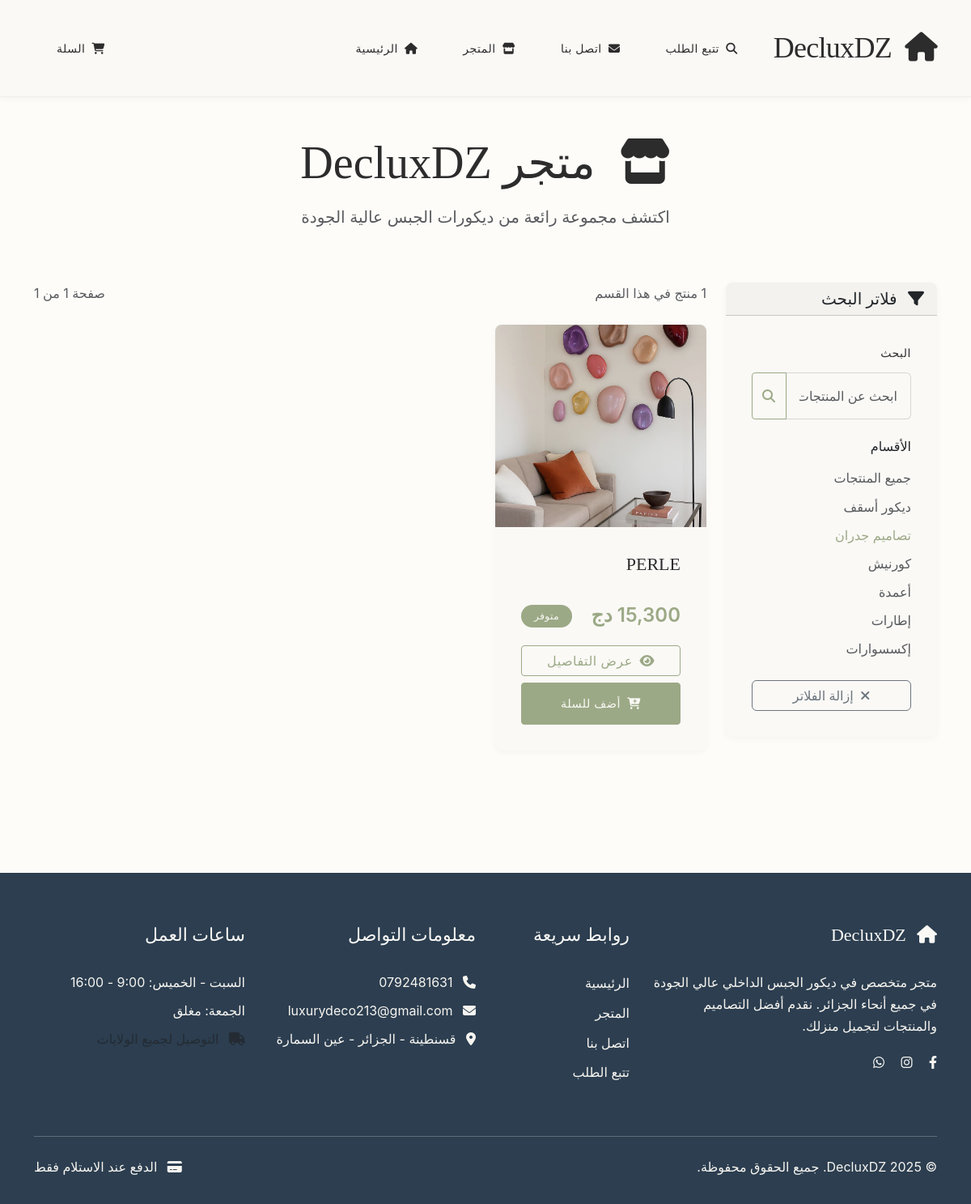
Screenshot of /shop?category=2 with the database file from the repository.
### models.py (models this page shows)
class Category(db.Model):
    id = db.Column(db.Integer, primary_key=True)
    name = db.Column(db.String(100), nullable=False)
    name_ar = db.Column(db.String(100), nullable=False)
    description = db.Column(db.Text)
    created_at = db.Column(db.DateTime, default=datetime.utcnow)
    products = db.relationship('Product', backref='category', lazy=True)

class Product(db.Model):
    id = db.Column(db.Integer, primary_key=True)
    name = db.Column(db.String(200), nullable=False)
    name_ar = db.Column(db.String(200), nullable=False)
    description = db.Column(db.Text)
    description_ar = db.Column(db.Text)
    price = db.Column(db.Float, nullable=False)
    category_id = db.Column(db.Integer, db.ForeignKey('category.id'), nullable=False)
    image_url = db.Column(db.String(200))
    additional_images = db.Column(db.Text)  # JSON string of image URLs
    in_stock = db.Column(db.Boolean, default=True)
    featured = db.Column(db.Boolean, default=False)
    created_at = db.Column(db.DateTime, default=datetime.utcnow)
    updated_at = db.Column(db.DateTime, default=datetime.utcnow, onupdate=datetime.utcnow)
    order_items = db.relationship('OrderItem', backref='product', lazy=True)

### routes.py (the view)
@app.route('/shop')
def shop():
    page = request.args.get('page', 1, type=int)
    category_id = request.args.get('category', type=int)
    search = request.args.get('search', '')
    query = Product.query.filter_by(in_stock=True)
    if category_id:
        query = query.filter_by(category_id=category_id)
    if search:
        query = query.filter(Product.name.contains(search) |
                           Product.name_ar.contains(search))
    products = query.paginate(page=page, per_page=12, error_out=False)
    categories = Category.query.all()
    return render_template('shop.html',
                         products=products,
                         categories=categories,
                         current_category=category_id,
                         search_query=search)

### app.py (called while the page is built)
@app.context_processor
def inject_csrf_token():
    return dict(csrf_token=generate_csrf)

### routes.py (called while the page is built)
@app.context_processor
def inject_cart_count():
    cart_count = 0
    if 'cart' in session:
        cart_count = sum(session['cart'].values())
    return {'cart_count': cart_count}

### templates/shop.html (shortened to what this page needs)
{% extends "base.html" %}
{% block content %}
<div class="container py-5">
    <div class="row mb-5">
        <div class="col-12">
            <h1 class="display-4 fw-bold text-primary text-center mb-3">
                <i class="fas fa-store me-3"></i>
                متجر DecluxDZ
            </h1>
            <p class="lead text-center text-muted">
                اكتشف مجموعة رائعة من ديكورات الجبس عالية الجودة
            </p>
        </div>
    </div>
    <div class="row">
        <div class="col-lg-3 mb-4">
            <div class="card">
                <div class="card-header">
                    <h5 class="mb-0">
                        <i class="fas fa-filter me-2"></i>
                        فلاتر البحث
                    </h5>
                </div>
                <div class="card-body">
                    <form method="GET" action="{{ url_for('shop') }}" class="mb-4">
                        <div class="mb-3">
                            <label for="search" class="form-label">البحث</label>
                            <div class="input-group">
                                <input type="text"
                                       class="form-control"
                                       id="search"
                                       name="search"
                                       value="{{ search_query or '' }}"
                                       placeholder="ابحث عن المنتجات...">
                                <button type="submit" class="btn btn-outline-primary">
                                    <i class="fas fa-search"></i>
                                </button>
                            </div>
                        </div>
                    </form>
                    <div class="mb-4">
                        <h6 class="fw-bold mb-3">الأقسام</h6>
                        <ul class="list-unstyled">
                            <li class="mb-2">
                                <a href="{{ url_for('shop') }}"
                                   class="text-decoration-none {{ 'text-primary fw-bold' if not current_category else 'text-muted' }}">
                                    جميع المنتجات
                                </a>
                            </li>
                            {% for category in categories %}
                            <li class="mb-2">
                                <a href="{{ url_for('shop', category=category.id) }}"
                                   class="text-decoration-none {{ 'text-primary fw-bold' if current_category == category.id else 'text-muted' }}">
                                    {{ category.name_ar }}
                                </a>
                            </li>
                            {% endfor %}
                        </ul>
                    </div>
                    {% if current_category or search_query %}
                    <div class="d-grid">
                        <a href="{{ url_for('shop') }}" class="btn btn-outline-secondary">
                            <i class="fas fa-times me-1"></i>
                            إزالة الفلاتر
                        </a>
                    </div>
                    {% endif %}
                </div>
            </div>
        </div>
        <div class="col-lg-9">
            <div class="d-flex justify-content-between align-items-center mb-4">
                <div>
                    {% if search_query %}
                    <p class="mb-0 text-muted">
                        نتائج البحث عن "{{ search_query }}" - {{ products.total }} منتج
                    </p>
                    {% elif current_category %}
                    <p class="mb-0 text-muted">
                        {{ products.total }} منتج في هذا القسم
                    </p>
                    {% else %}
                    <p class="mb-0 text-muted">
                        جميع المنتجات - {{ products.total }} منتج
                    </p>
                    {% endif %}
                </div>
                <div>
                    <span class="text-muted">صفحة {{ products.page }} من {{ products.pages }}</span>
                </div>
            </div>
            {% if products.items %}
            <div class="row g-4">
                {% for product in products.items %}
                <div class="col-lg-4 col-md-6">
                    <div class="card h-100">
                        {% if product.image_url %}
                        <img src="{{ url_for('uploaded_file', filename=product.image_url) }}"
                             class="card-img-top"
                             alt="{{ product.name_ar }}"
                             style="height: 250px; object-fit: cover;"
                             onerror="this.src='https://via.placeholder.com/300x250?text=صورة+غير+متوفرة'">
                        {% else %}
                        <img src="https://via.placeholder.com/300x250?text={{ product.name_ar }}"
                             class="card-img-top"
                             alt="{{ product.name_ar }}"
                             style="height: 250px; object-fit: cover;">
                        {% endif %}
                        <div class="card-body d-flex flex-column">
                            <h5 class="product-title">{{ product.name_ar }}</h5>
                            <div class="mt-auto">
                                <div class="d-flex justify-content-between align-items-center mb-3">
                                    <span class="product-price">{{ "{:,.0f}".format(product.price) }} دج</span>
                                    <span class="badge {{ 'bg-success' if product.in_stock else 'bg-danger' }}">
                                        {{ 'متوفر' if product.in_stock else 'غير متوفر' }}
                                    </span>
                                </div>
                                <div class="d-grid gap-2">
                                    <a href="{{ url_for('product_detail', id=product.id) }}"
                                       class="btn btn-outline-primary">
                                        <i class="fas fa-eye me-1"></i> عرض التفاصيل
                                    </a>
                                    {% if product.in_stock %}
                                    <form method="POST" action="{{ url_for('add_to_cart') }}" class="d-inline">
                                        <button type="submit" class="btn btn-primary w-100 add-to-cart-btn"
                                                data-product-id="{{ product.id }}">
                                            <i class="fas fa-cart-plus me-1"></i> أضف للسلة
                                        </button>
                                    </form>
                                    {% else %}
                                    <button class="btn btn-secondary w-100" disabled>
                                        <i class="fas fa-times me-1"></i> غير متوفر
                                    </button>
                                    {% endif %}
                                </div>
                            </div>
                        </div>
                    </div>
                </div>
                {% endfor %}
            </div>
            {% endif %}
        </div>
    </div>
</div>
{% endblock %}

### static/css/style.css (style rules this page uses)
:root { --primary-color: #3d3d3d; --secondary-color: #d4a574; --accent-color: #9ca986; --text-dark: #2c2c2c; --text-light: #8b8680; --bg-light: #f7f5f0; --border-color: #e8e5e0; --success-color: #9ca986; --error-color: #c67b5c; --warning-color: #d4a574; --cream: #fdfcf9; --warm-white: #faf9f6; --sage: #9ca986; --camel: #d4a574; --linen: #f7f5f0; }
html[dir="rtl"] { font-family: 'Cairo', 'Crimson Text', serif; }
body { font-family: 'Inter', -apple-system, BlinkMacSystemFont, 'Segoe UI', Roboto, sans-serif; background-color: var(--cream); color: var(--text-dark); line-height: 1.7; -webkit-font-smoothing: antialiased; }
.card { border: none; border-radius: 8px; background-color: var(--warm-white); box-shadow: 0 2px 8px rgba(0, 0, 0, 0.04); transition: all 0.4s ease; overflow: hidden; }
.card-img-top { height: 300px; object-fit: cover; transition: transform 0.4s ease; filter: saturate(0.9); }
.product-price { color: var(--accent-color); font-size: 1.5rem; font-weight: 600; font-family: 'Inter', sans-serif; }
.product-title { font-family: 'Playfair Display', serif; font-weight: 400; font-size: 1.375rem; margin-bottom: 1rem; height: 2.6rem; overflow: hidden; display: -webkit-box; -webkit-line-clamp: 2; line-clamp: 2; -webkit-box-orient: vertical; color: var(--text-dark); line-height: 1.3; }
.btn-primary { background-color: var(--accent-color); border-color: var(--accent-color); color: var(--warm-white); border-radius: 4px; font-weight: 500; padding: 0.875rem 2rem; font-size: 0.9rem; text-transform: uppercase; letter-spacing: 0.5px; transition: all 0.3s ease; }
.btn-outline-primary { color: var(--accent-color); border-color: var(--accent-color); background-color: transparent; border-radius: 4px; font-weight: 500; text-transform: uppercase; letter-spacing: 0.5px; }
.form-control { border: 1px solid rgba(139, 134, 128, 0.3); border-radius: 6px; padding: 1rem; background-color: var(--warm-white); transition: border-color 0.3s ease; }
.form-label { font-weight: 500; color: var(--text-dark); margin-bottom: 0.75rem; text-transform: uppercase; letter-spacing: 0.5px; font-size: 0.875rem; }
[dir="rtl"] { text-align: right; }
[dir="rtl"] .card-body { text-align: right; }
[dir="rtl"] .btn { text-align: center; }
.card-body { padding: 2rem; text-align: left; }
.badge { font-weight: 500; font-size: 0.875rem; padding: 0.5rem 1rem; border-radius: 20px; text-transform: uppercase; letter-spacing: 0.5px; font-size: 0.75rem; }
.bg-success { background-color: var(--accent-color) !important; color: var(--warm-white) !important; }
.text-primary { color: var(--accent-color) !important; }
.fw-bold { font-weight: 400 !important; }
.btn-primary { background-color: var(--accent-color) !important; border-color: var(--accent-color) !important; color: var(--warm-white) !important; }
h1.display-1, h1.display-2, h1.display-3, h1.display-4, h1.display-5, h1.display-6, h2.display-1, h2.display-2, h2.display-3, h2.display-4, h2.display-5, h2.display-6, h3.display-1, h3.display-2, h3.display-3, h3.display-4, h3.display-5, h3.display-6 { font-family: 'Playfair Display', serif !important; font-weight: 300 !important; color: var(--text-dark) !important; }

### rows the page displays
Category: name_ar "ديكور أسقف"
Category: name_ar "تصاميم جدران"
Category: name_ar "كورنيش"
Category: name_ar "أعمدة"
Category: name_ar "إطارات"
Category: name_ar "إكسسوارات"
Product: image_url (picture), name_ar "PERLE", price "15,300", in_stock "متوفر"

### other values shown
{{ products.pages }} "1"
